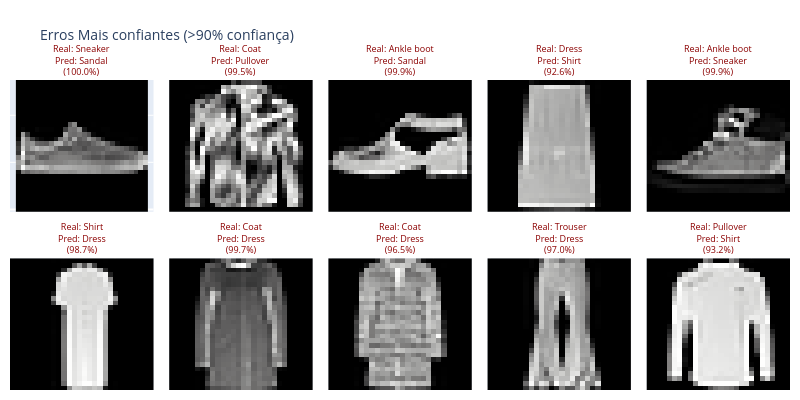

Notebook code for this chart:
### Markdown cell above
## 15. Análise dos Erros Mais Confiantes

Erros com alta confiança indicam confusões sistemáticas no modelo

### Code cell
# Encontrar erros com alta confiança
errors_mask = y_test != y_pred_classes
confident_errors = np.where(errors_mask & (np.max(y_pred, axis=1) > 0.9))[0]

if len(confident_errors) > 0:
    print(f"Encontrados {len(confident_errors)} erros com confiança > 90%\n")

    # Mostrar até 10 exemplos
    num_to_show = min(10, len(confident_errors))

    fig = make_subplots(
        rows=2,
        cols=5,
        subplot_titles=[
            f"Real: {class_map[y_test[idx]]}<br>Pred: {class_map[y_pred_classes[idx]]}<br>({np.max(y_pred[idx])*100:.1f}%)"
            for idx in confident_errors[:num_to_show]
        ],
        horizontal_spacing=0.02,
        vertical_spacing=0.15,
    )

    for i, idx in enumerate(confident_errors[:num_to_show]):
        row = (i // 5) + 1
        col = (i % 5) + 1

        fig.add_trace(
            go.Heatmap(z=np.flipud(x_test[idx]), colorscale="gray", showscale=False),
            row=row,
            col=col,
        )

        fig.layout.annotations[i].update(font=dict(color="darkred", size=9))

    fig.update_xaxes(showticklabels=False, matches=None)
    fig.update_yaxes(showticklabels=False, matches=None, scaleanchor="x", scaleratio=1)
    fig.update_layout(
        height=400,
        width=800,
        showlegend=False,
        title_text="Erros Mais confiantes (>90% confiança)",
        title_font_size=14,
        margin=dict(l=10, r=10, t=80, b=10),
    )

    fig.show()
else:
    print("Nenhum erro com confiança > 90% encontrado!")

### Figure 1 — Plotly figure (JSON) as saved in the notebook; plotly's stock layout.template omitted (floating-point values rounded to 4 significant figures; data arrays with more than 128 entries replaced by an {"elided": "..."} marker saying what was removed)
{"data": [{"colorscale": [[0, "rgb(0, 0, 0)"], [0.09091, "rgb(16, 16, 16)"], [0.1818, "rgb(38, 38, 38)"], [0.2727, "rgb(59, 59, 59)"], [0.3636, "rgb(81, 80, 80)"], [0.4545, "rgb(102, 101, 101)"], [0.5455, "rgb(124, 123, 122)"], [0.6364, "rgb(146, 146, 145)"], [0.7273, "rgb(171, 171, 170)"], [0.8182, "rgb(197, 197, 195)"], [0.9091, "rgb(224, 224, 223)"], [1, "rgb(254, 254, 253)"]], "showscale": false, "type": "heatmap", "xaxis": "x", "yaxis": "y", "z": {"elided": "28x28 int values"}}, {"colorscale": [[0, "rgb(0, 0, 0)"], [0.09091, "rgb(16, 16, 16)"], [0.1818, "rgb(38, 38, 38)"], [0.2727, "rgb(59, 59, 59)"], [0.3636, "rgb(81, 80, 80)"], [0.4545, "rgb(102, 101, 101)"], [0.5455, "rgb(124, 123, 122)"], [0.6364, "rgb(146, 146, 145)"], [0.7273, "rgb(171, 171, 170)"], [0.8182, "rgb(197, 197, 195)"], [0.9091, "rgb(224, 224, 223)"], [1, "rgb(254, 254, 253)"]], "showscale": false, "type": "heatmap", "xaxis": "x2", "yaxis": "y2", "z": {"elided": "28x28 int values"}}, {"colorscale": [[0, "rgb(0, 0, 0)"], [0.09091, "rgb(16, 16, 16)"], [0.1818, "rgb(38, 38, 38)"], [0.2727, "rgb(59, 59, 59)"], [0.3636, "rgb(81, 80, 80)"], [0.4545, "rgb(102, 101, 101)"], [0.5455, "rgb(124, 123, 122)"], [0.6364, "rgb(146, 146, 145)"], [0.7273, "rgb(171, 171, 170)"], [0.8182, "rgb(197, 197, 195)"], [0.9091, "rgb(224, 224, 223)"], [1, "rgb(254, 254, 253)"]], "showscale": false, "type": "heatmap", "xaxis": "x3", "yaxis": "y3", "z": {"elided": "28x28 int values"}}, {"colorscale": [[0, "rgb(0, 0, 0)"], [0.09091, "rgb(16, 16, 16)"], [0.1818, "rgb(38, 38, 38)"], [0.2727, "rgb(59, 59, 59)"], [0.3636, "rgb(81, 80, 80)"], [0.4545, "rgb(102, 101, 101)"], [0.5455, "rgb(124, 123, 122)"], [0.6364, "rgb(146, 146, 145)"], [0.7273, "rgb(171, 171, 170)"], [0.8182, "rgb(197, 197, 195)"], [0.9091, "rgb(224, 224, 223)"], [1, "rgb(254, 254, 253)"]], "showscale": false, "type": "heatmap", "xaxis": "x4", "yaxis": "y4", "z": {"elided": "28x28 int values"}}, {"colorscale": [[0, "rgb(0, 0, 0)"], [0.09091, "rgb(16, 16, 16)"], [0.1818, "rgb(38, 38, 38)"], [0.2727, "rgb(59, 59, 59)"], [0.3636, "rgb(81, 80, 80)"], [0.4545, "rgb(102, 101, 101)"], [0.5455, "rgb(124, 123, 122)"], [0.6364, "rgb(146, 146, 145)"], [0.7273, "rgb(171, 171, 170)"], [0.8182, "rgb(197, 197, 195)"], [0.9091, "rgb(224, 224, 223)"], [1, "rgb(254, 254, 253)"]], "showscale": false, "type": "heatmap", "xaxis": "x5", "yaxis": "y5", "z": {"elided": "28x28 int values"}}, {"colorscale": [[0, "rgb(0, 0, 0)"], [0.09091, "rgb(16, 16, 16)"], [0.1818, "rgb(38, 38, 38)"], [0.2727, "rgb(59, 59, 59)"], [0.3636, "rgb(81, 80, 80)"], [0.4545, "rgb(102, 101, 101)"], [0.5455, "rgb(124, 123, 122)"], [0.6364, "rgb(146, 146, 145)"], [0.7273, "rgb(171, 171, 170)"], [0.8182, "rgb(197, 197, 195)"], [0.9091, "rgb(224, 224, 223)"], [1, "rgb(254, 254, 253)"]], "showscale": false, "type": "heatmap", "xaxis": "x6", "yaxis": "y6", "z": {"elided": "28x28 int values"}}, {"colorscale": [[0, "rgb(0, 0, 0)"], [0.09091, "rgb(16, 16, 16)"], [0.1818, "rgb(38, 38, 38)"], [0.2727, "rgb(59, 59, 59)"], [0.3636, "rgb(81, 80, 80)"], [0.4545, "rgb(102, 101, 101)"], [0.5455, "rgb(124, 123, 122)"], [0.6364, "rgb(146, 146, 145)"], [0.7273, "rgb(171, 171, 170)"], [0.8182, "rgb(197, 197, 195)"], [0.9091, "rgb(224, 224, 223)"], [1, "rgb(254, 254, 253)"]], "showscale": false, "type": "heatmap", "xaxis": "x7", "yaxis": "y7", "z": {"elided": "28x28 int values"}}, {"colorscale": [[0, "rgb(0, 0, 0)"], [0.09091, "rgb(16, 16, 16)"], [0.1818, "rgb(38, 38, 38)"], [0.2727, "rgb(59, 59, 59)"], [0.3636, "rgb(81, 80, 80)"], [0.4545, "rgb(102, 101, 101)"], [0.5455, "rgb(124, 123, 122)"], [0.6364, "rgb(146, 146, 145)"], [0.7273, "rgb(171, 171, 170)"], [0.8182, "rgb(197, 197, 195)"], [0.9091, "rgb(224, 224, 223)"], [1, "rgb(254, 254, 253)"]], "showscale": false, "type": "heatmap", "xaxis": "x8", "yaxis": "y8", "z": {"elided": "28x28 int values"}}, {"colorscale": [[0, "rgb(0, 0, 0)"], [0.09091, "rgb(16, 16, 16)"], [0.1818, "rgb(38, 38, 38)"], [0.2727, "rgb(59, 59, 59)"], [0.3636, "rgb(81, 80, 80)"], [0.4545, "rgb(102, 101, 101)"], [0.5455, "rgb(124, 123, 122)"], [0.6364, "rgb(146, 146, 145)"], [0.7273, "rgb(171, 171, 170)"], [0.8182, "rgb(197, 197, 195)"], [0.9091, "rgb(224, 224, 223)"], [1, "rgb(254, 254, 253)"]], "showscale": false, "type": "heatmap", "xaxis": "x9", "yaxis": "y9", "z": {"elided": "28x28 int values"}}, {"colorscale": [[0, "rgb(0, 0, 0)"], [0.09091, "rgb(16, 16, 16)"], [0.1818, "rgb(38, 38, 38)"], [0.2727, "rgb(59, 59, 59)"], [0.3636, "rgb(81, 80, 80)"], [0.4545, "rgb(102, 101, 101)"], [0.5455, "rgb(124, 123, 122)"], [0.6364, "rgb(146, 146, 145)"], [0.7273, "rgb(171, 171, 170)"], [0.8182, "rgb(197, 197, 195)"], [0.9091, "rgb(224, 224, 223)"], [1, "rgb(254, 254, 253)"]], "showscale": false, "type": "heatmap", "xaxis": "x10", "yaxis": "y10", "z": {"elided": "28x28 int values"}}], "layout": {"annotations": [{"font": {"color": "darkred", "size": 9}, "showarrow": false, "text": "Real: Sneaker<br>Pred: Sandal<br>(100.0%)", "x": 0.092, "xanchor": "center", "xref": "paper", "y": 1, "yanchor": "bottom", "yref": "paper"}, {"font": {"color": "darkred", "size": 9}, "showarrow": false, "text": "Real: Coat<br>Pred: Pullover<br>(99.5%)", "x": 0.296, "xanchor": "center", "xref": "paper", "y": 1, "yanchor": "bottom", "yref": "paper"}, {"font": {"color": "darkred", "size": 9}, "showarrow": false, "text": "Real: Ankle boot<br>Pred: Sandal<br>(99.9%)", "x": 0.5, "xanchor": "center", "xref": "paper", "y": 1, "yanchor": "bottom", "yref": "paper"}, {"font": {"color": "darkred", "size": 9}, "showarrow": false, "text": "Real: Dress<br>Pred: Shirt<br>(92.6%)", "x": 0.704, "xanchor": "center", "xref": "paper", "y": 1, "yanchor": "bottom", "yref": "paper"}, {"font": {"color": "darkred", "size": 9}, "showarrow": false, "text": "Real: Ankle boot<br>Pred: Sneaker<br>(99.9%)", "x": 0.908, "xanchor": "center", "xref": "paper", "y": 1, "yanchor": "bottom", "yref": "paper"}, {"font": {"color": "darkred", "size": 9}, "showarrow": false, "text": "Real: Shirt<br>Pred: Dress<br>(98.7%)", "x": 0.092, "xanchor": "center", "xref": "paper", "y": 0.425, "yanchor": "bottom", "yref": "paper"}, {"font": {"color": "darkred", "size": 9}, "showarrow": false, "text": "Real: Coat<br>Pred: Dress<br>(99.7%)", "x": 0.296, "xanchor": "center", "xref": "paper", "y": 0.425, "yanchor": "bottom", "yref": "paper"}, {"font": {"color": "darkred", "size": 9}, "showarrow": false, "text": "Real: Coat<br>Pred: Dress<br>(96.5%)", "x": 0.5, "xanchor": "center", "xref": "paper", "y": 0.425, "yanchor": "bottom", "yref": "paper"}, {"font": {"color": "darkred", "size": 9}, "showarrow": false, "text": "Real: Trouser<br>Pred: Dress<br>(97.0%)", "x": 0.704, "xanchor": "center", "xref": "paper", "y": 0.425, "yanchor": "bottom", "yref": "paper"}, {"font": {"color": "darkred", "size": 9}, "showarrow": false, "text": "Real: Pullover<br>Pred: Shirt<br>(93.2%)", "x": 0.908, "xanchor": "center", "xref": "paper", "y": 0.425, "yanchor": "bottom", "yref": "paper"}], "height": 400, "margin": {"b": 10, "l": 10, "r": 10, "t": 80}, "showlegend": false, "title": {"font": {"size": 14}, "text": "Erros Mais confiantes (>90% confiança)"}, "width": 800, "xaxis": {"anchor": "y", "domain": [0, 0.184], "showticklabels": false}, "xaxis10": {"anchor": "y10", "domain": [0.816, 1], "showticklabels": false}, "xaxis2": {"anchor": "y2", "domain": [0.204, 0.388], "showticklabels": false}, "xaxis3": {"anchor": "y3", "domain": [0.408, 0.592], "showticklabels": false}, "xaxis4": {"anchor": "y4", "domain": [0.612, 0.796], "showticklabels": false}, "xaxis5": {"anchor": "y5", "domain": [0.816, 1], "showticklabels": false}, "xaxis6": {"anchor": "y6", "domain": [0, 0.184], "showticklabels": false}, "xaxis7": {"anchor": "y7", "domain": [0.204, 0.388], "showticklabels": false}, "xaxis8": {"anchor": "y8", "domain": [0.408, 0.592], "showticklabels": false}, "xaxis9": {"anchor": "y9", "domain": [0.612, 0.796], "showticklabels": false}, "yaxis": {"anchor": "x", "domain": [0.575, 1], "scaleanchor": "x", "scaleratio": 1, "showticklabels": false}, "yaxis10": {"anchor": "x10", "domain": [0, 0.425], "scaleanchor": "x", "scaleratio": 1, "showticklabels": false}, "yaxis2": {"anchor": "x2", "domain": [0.575, 1], "scaleanchor": "x", "scaleratio": 1, "showticklabels": false}, "yaxis3": {"anchor": "x3", "domain": [0.575, 1], "scaleanchor": "x", "scaleratio": 1, "showticklabels": false}, "yaxis4": {"anchor": "x4", "domain": [0.575, 1], "scaleanchor": "x", "scaleratio": 1, "showticklabels": false}, "yaxis5": {"anchor": "x5", "domain": [0.575, 1], "scaleanchor": "x", "scaleratio": 1, "showticklabels": false}, "yaxis6": {"anchor": "x6", "domain": [0, 0.425], "scaleanchor": "x", "scaleratio": 1, "showticklabels": false}, "yaxis7": {"anchor": "x7", "domain": [0, 0.425], "scaleanchor": "x", "scaleratio": 1, "showticklabels": false}, "yaxis8": {"anchor": "x8", "domain": [0, 0.425], "scaleanchor": "x", "scaleratio": 1, "showticklabels": false}, "yaxis9": {"anchor": "x9", "domain": [0, 0.425], "scaleanchor": "x", "scaleratio": 1, "showticklabels": false}}}
